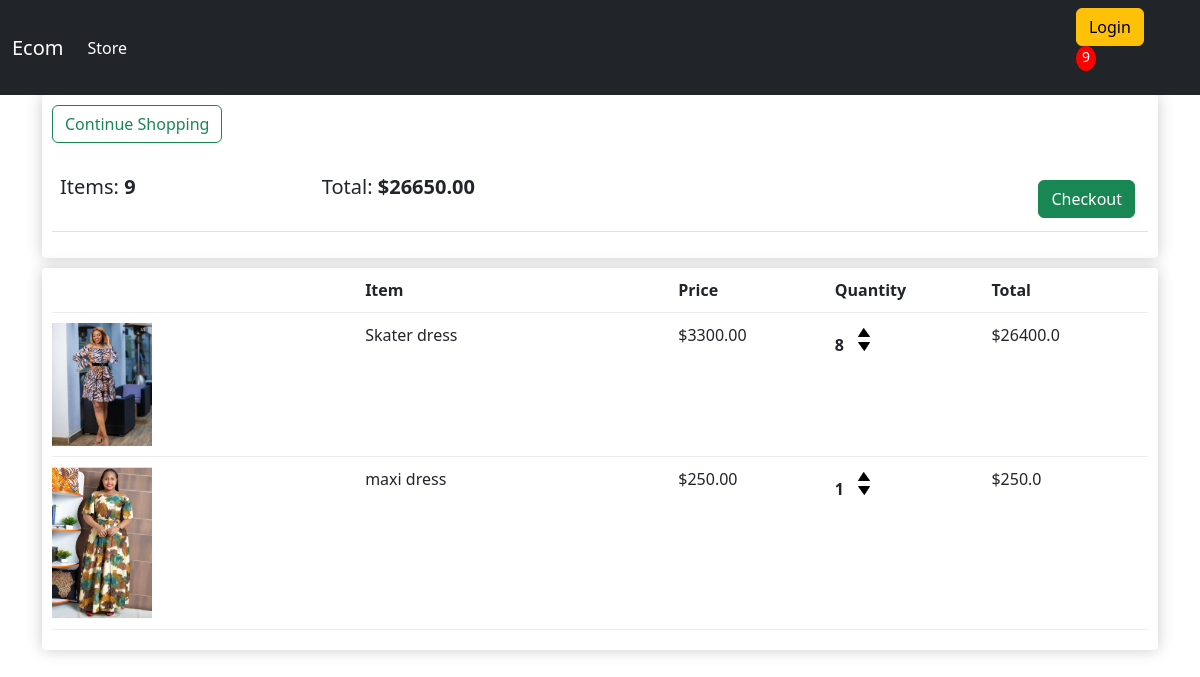
The app's page /cart/ (signed in) with its own data.
### store/models.py (models this page shows, shortened)
class Order(models.Model):
    customer = models.ForeignKey(Customer, on_delete=models.SET_NULL, blank=True,null=True)
    date_ordered = models.DateTimeField(auto_now_add=True)
    complete = models.BooleanField(default=False, null=True,blank=False)
    transaction_id = models.CharField(max_length=200, null=True)
    def get_cart_total(self):
        orderitems = self.orderitem_set.all()
        total = sum([item.get_total for item in orderitems])
        return total
    def get_cart_items(self):
        orderitems = self.orderitem_set.all()
        total = sum([item.quantity for item in orderitems])
        return total

class OrderItem(models.Model):
    product = models.ForeignKey(Product, on_delete=models.SET_NULL, blank=True,null=True)
    order = models.ForeignKey(Order, on_delete=models.SET_NULL, blank=True,null=True)
    quantity = models.IntegerField(default=0, null=True, blank=True)
    date_added= models.DateTimeField(auto_now_add = True)
    @property
    def get_total(self):
        total = self.product.price * self.quantity
        return total

class Product(models.Model):
    name = models.CharField(max_length=200, null=True)
    price = models.FloatField()
    digital = models.BooleanField(default=False, null=True,blank=False)
    image = models.ImageField(null=True, blank=True)
    @property
    def imageURL(self):
        try:
            url = self.image.url
        except:
            url = ''
        return url

### store/views.py (the view)
# urls.py: path('cart/', views.cart, name='cart'),
def cart(request):
    if request.user.is_authenticated:
        customer = request.user.customer #//one to one relationship
        order, created = Order.objects.get_or_create(customer=customer, complete=False) # To create or get order if it exist
        items = order.orderitem_set.all() # to query child object by setting the parent value , the child object with all lowercase value then underscore set //
        cartItems  = order.get_cart_items
    else:
        items =[]
        order = {'get_cart_total':0, 'get_cart_items': 0, 'shipping':False}
        cartItems = order['get_cart_items']
    context = {'items':items, 'order':order, 'cartItems':cartItems }
    return render(request, 'store/cart.html',context)

### store/templates/store/cart.html
{% extends 'store/main.html' %}
{% load static %}
{% block content %}
<div class="row">
    <div class="col-lg-12">
        <div class="box-element">
            <a class="btn btn-outline-success" href="{%url 'store' %}">Continue Shopping</a>
            <br>
            <br>
            <table class="table">
                <tr>
                    <th><h5>Items: <strong>{{order.get_cart_items}}</strong></h5></th>
                    <th><h5>Total: <strong>${{order.get_cart_total|floatformat:2}}</strong></h5></th>
                    <th>
                        <a style="float: right;margin: 5px;" class="btn btn-success" href="{%url 'checkout' %}">Checkout</a></th>
                </tr>
            </table>
        </div>
        <div class="col-lg-12">
        <div class="box-element">
            <div class="cart-row">
                <div style="flex: 2;"></div>
                <div style="flex: 2;"><strong>Item</strong></div>
                <div style="flex: 1;"><strong>Price</strong></div>
                <div style="flex: 1;"><strong>Quantity</strong></div>
                <div style="flex: 1;"><strong>Total</strong></div>
            </div>
            {% for item in items %}
            <div class="cart-row">
                <div style="flex: 2;"><img class="row-image" src="{{item.product.imageURL}}" alt=""></div>
                <div style="flex: 2;"><p>{{item.product.name}}</p></div>
                <div style="flex: 1;"><p>${{item.product.price|floatformat:2}}</p></div>
                <div style="flex: 1;">
                    <p class="quantity">{{item.quantity}}</p>
                    <div class="quantity">
                        <img data-product={{item.product.id}} data-action="add" class="chg-quantity update-cart" src="{% static 'images/arrow-up.png' %}" alt="">
                        <img data-product={{item.product.id}} data-action="remove" class="chg-quantity update-cart" src="{% static 'images/arrow-down.png' %}" alt="">
                    </div>
                </div>
                <div style="flex: 1;"><p>${{item.get_total}}</p></div>
            </div>
            {% endfor %}
        </div>
    </div>
</div>
{% endblock %}

### store/templates/store/main.html (shortened to what this page needs)
<!DOCTYPE html>
{% load static %}
<html lang="en">
<head>
    <link rel="stylesheet" type="text/css" href="{% static 'css/main.css'%}">
    <link href="https://cdn.jsdelivr.net/npm/bootstrap@5.3.0-alpha1/dist/css/bootstrap.min.css" rel="stylesheet">
    <link rel="stylesheet" href="https://cdnjs.cloudflare.com/ajax/libs/font-awesome/6.3.0/css/all.min.css" />
</head>
<body>
    <nav class="navbar navbar-expand-lg navbar-dark bg-dark">
        <div class="container-fluid">
          <a class="navbar-brand" href="{% url 'store'%}">Ecom</a>
          <div class="collapse navbar-collapse" id="navbarSupportedContent">
            <ul class="navbar-nav me-auto mb-2 mb-lg-0">
              <li class="nav-item">
                <a class="nav-link active" aria-current="page" href="{% url 'store'%}">Store</a>
              </li>
            </ul>
            <div class="form-inline my-2 my-lg-0">
              <a href="#"class="btn btn-warning">Login</a>
              <a href="{% url 'cart' %}">
              </a>
              <p id="cart-total">{{cartItems}}</p>
            </div>
          </div>
        </div>
      </nav>
    <div class="container">
        {% block content %}
        {% endblock %}
        </div>
</body>
</html>

### static/css/main.css (style rules this page uses)
body { background-color: hsl(0, 0%, 98%); }
h1,h2,h3,h4,h5,h6 { color:hsl(0, 0%, 30%); }
.box-element { box-shadow:hsl(0, 0%, 80%) 0 0 16px; background-color: #fff; border-radius: 4px; padding: 10px; }
.bg-dark { background-color: #4f868c!important; }
#cart-total { display: block; text-align: center; color:#fff; background-color: red; width: 20px; height: 25px; border-radius: 50%; font-size: 14px; }
.col-lg-4, .col-lg-6, .col-lg-8, .col-lg-12 { margin-top: 10px; }
.btn { border-radius: 0; }
.row-image { width: 100px; }
.cart-row { display: flex; align-items: flex-stretch; padding-bottom: 10px; margin-bottom: 10px; border-bottom: 1px solid #ececec; }
.quantity { display: inline-block; font-weight: 700; padding-right:10px; }
.chg-quantity { width: 12px; cursor: pointer; display: block; margin-top: 5px; transition:.1s; }

### records on screen
Order: id.quantity "9", get_cart_items "9", get_cart_total "26650.00"
OrderItem: product.imageURL (picture), product.name "Skater dress", product.price "3300.00", quantity "8", get_total "26400.0"
OrderItem: product.imageURL (picture), product.name "maxi dress", product.price "250.00", quantity "1", get_total "250.0"
